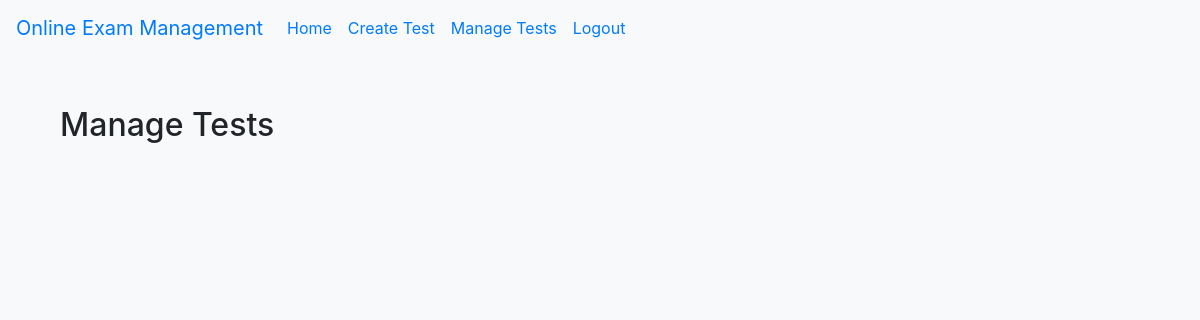
The app's page /manage_tests (signed in), older data.
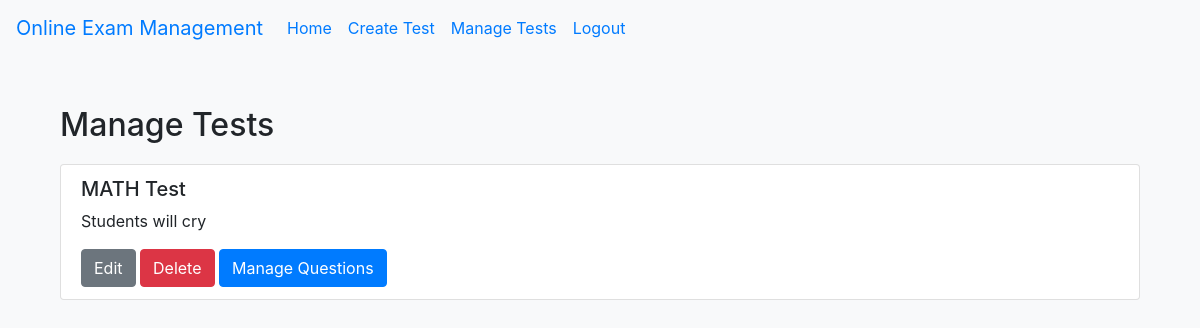
The same page, newer data.
### tables this page shows
CREATE TABLE Test (
    id INTEGER PRIMARY KEY AUTOINCREMENT,
    teacher_id INTEGER NOT NULL,
    test_name TEXT NOT NULL,
    test_description TEXT,
    FOREIGN KEY (teacher_id) REFERENCES User(id)
);

### app.py (the view)
@app.route('/manage_tests')
@login_required
def manage_tests():
    tests = db.execute("SELECT * FROM Test WHERE teacher_id = ?", current_user.id)
    return render_template('manage_tests.html', tests=tests)

### app.py (called while the page is built)
@login_manager.user_loader
def load_user(user_id):
    user = db.execute("SELECT * FROM User WHERE id = ?", user_id)
    if user:
        return User(id=user[0]['id'], username=user[0]['username'], password=user[0]['password'], role=user[0]['role'])
    return None

### templates/manage_tests.html
{% extends "base.html" %}
{% block content %}
<div class="container mt-4">
    <h2>Manage Tests</h2>
    <ul class="list-group">
        {% for test in tests %}
        <li class="list-group-item">
            <h5>{{ test.test_name }}</h5>
            <p>{{ test.test_description }}</p>
            <a href="/edit_test/{{ test.id }}" class="btn btn-secondary">Edit</a>
            <form action="/delete_test/{{ test.id }}" method="post" style="display: inline;">
                <button type="submit" class="btn btn-danger">Delete</button>
            </form>
            <a href="/test/{{ test.id }}/questions" class="btn btn-primary">Manage Questions</a>
        </li>
        {% endfor %}
    </ul>
</div>
{% endblock %}

### templates/base.html (shortened to what this page needs)
<!DOCTYPE html>
<html lang="en">
<head>
    <link rel="stylesheet" href="https://stackpath.bootstrapcdn.com/bootstrap/4.3.1/css/bootstrap.min.css">
    <link rel="stylesheet" href="{{ url_for('static', filename='css/styles.css') }}">
</head>
<body>
    <nav class="navbar navbar-expand-lg navbar-light bg-light">
        <a class="navbar-brand" href="/">Online Exam Management</a>
        <div class="collapse navbar-collapse" id="navbarNav">
            <ul class="navbar-nav">
                <li class="nav-item">
                    <a class="nav-link" href="/">Home</a>
                </li>
                {% if current_user.is_authenticated %}
                    {% if current_user.role == 'teacher' %}
                        <li class="nav-item">
                            <a class="nav-link" href="/create_test">Create Test</a>
                        </li>
                        <li class="nav-item">
                            <a class="nav-link" href="/manage_tests">Manage Tests</a>
                        </li>
                    {% endif %}
                    <li class="nav-item">
                        <a class="nav-link" href="/logout">Logout</a>
                    </li>
                {% endif %}
            </ul>
        </div>
    </nav>
    <div class="container">
        {% block content %}{% endblock %}
    </div>
</body>
</html>

### static/css/styles.css (style rules this page uses)
body { background-color: #f8f9fa; }
.container { margin-top: 50px; }
h2 { margin-bottom: 20px; }
.btn-primary { background-color: #007bff; border-color: #007bff; }
.navbar-brand, .nav-link { color: #007bff !important; }

Row changes from the older to the newer data that the page shows:
added Test: test_name "MATH Test", test_description "Students will cry"
